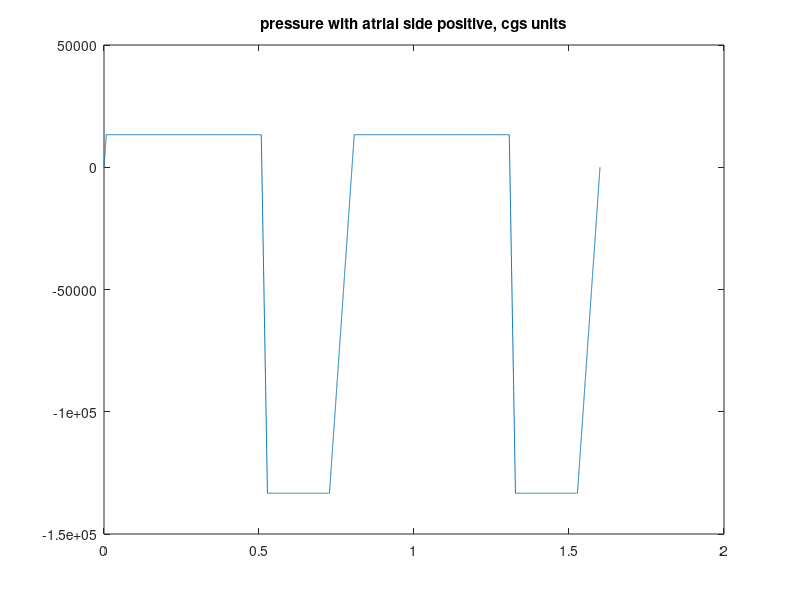
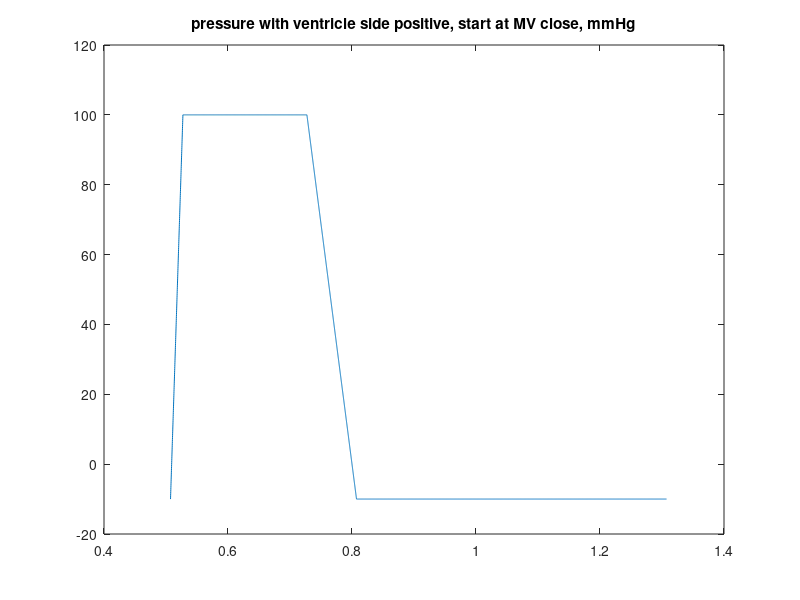

Write MATLAB code to recreate these figures, in order.
function [] = check_pressure_curve()

    MMHG_TO_CGS = 1333.22368; 
    
    % pressures, higher pressure in atrium is positive 
    diastolic_p =   10.0 * MMHG_TO_CGS; 
    systolic__p = -100.0 * MMHG_TO_CGS; 

    % times for opening, open, closing and closed  
    t_opening  = 0.08; 
    t_diastole = 0.5; 
    t_closing  = 0.02;
    t_systole  = 0.2; 

    beat_time = t_diastole + t_systole + t_opening + t_closing; 

    if beat_time ~= 0.8
        warning('total beat time is not .8')
    end 

    % slope on opening part of curve 
    a_opening = (diastolic_p - systolic__p)/t_opening; 
    a_closing = (systolic__p - diastolic_p)/t_closing; 
    
    % time at which valve is completely open 
    t_1 = diastolic_p / a_opening; 
    
    % time at which closing begins 
    t_2 = t_1 + t_diastole; 
    
    % linear offset for closing part of function 
    b = diastolic_p - a_closing * t_2; 
    
    % time at which constant systolic pressure is achieved 
    t_3 = t_2 + t_closing; 
    
    % time at which opening begins 
    t_4 = t_3 + t_systole; 
    
    % linear offset for opening part of function at end 
    c = systolic__p - a_opening * t_4; 
    
    dt = 1e-4; 
    
    times = 0:dt:2*beat_time; 
    pressure = zeros(size(times)); 
    
    for j=1:length(times)
        
        if j == length(times)
            'cool'
        end 
        
        pressure(j) = pressure_curve(times(j)); 
    end 
    
    figure; 
    plot(times, pressure); 
    title('pressure with atrial side positive, cgs units'); 

    
    
    times = t_2:dt:t_2+beat_time; 
    pressure = zeros(size(times)); 
    
    for j=1:length(times)
        
        if j == length(times)
            'cool'
        end 
        
        pressure(j) = pressure_curve(times(j)); 
    end 
    
    figure; 
    plot(times, -pressure/MMHG_TO_CGS); 
    title('pressure with ventricle side positive, start at MV close, mmHg'); 
    
    
    
    function p = pressure_curve(t)
        % piecewise linear function for pressure 
        
        t_reduced  = t - beat_time*round(t/beat_time - 0.5); 
        
        if t_reduced < t_1 
            p = a_opening * t_reduced; 
        elseif t_reduced < t_2
            p = diastolic_p; 
        elseif t_reduced < t_3
            p = a_closing * t_reduced + b; 
        elseif t_reduced < t_4
            p = systolic__p; 
        else 
            p = a_opening * t_reduced + c; 
        end 
        
    end 
       
end 






